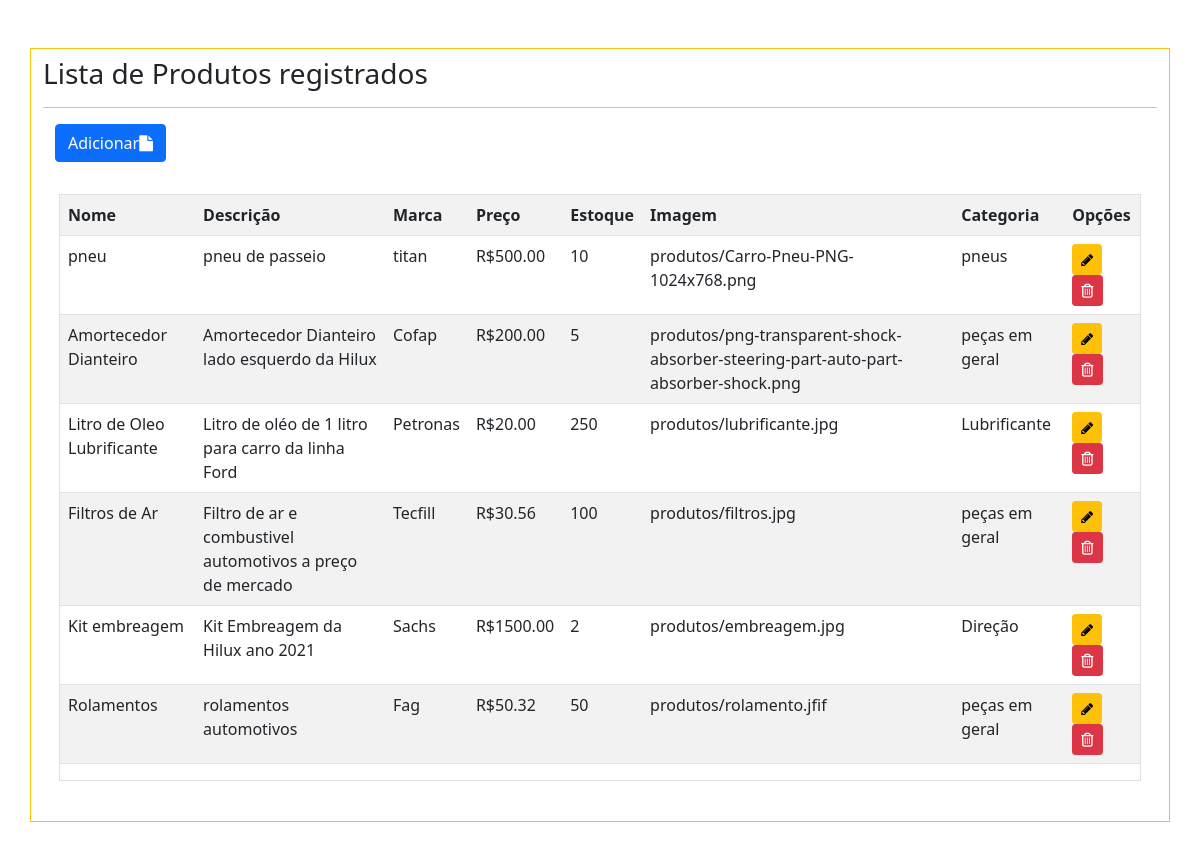
Before: /listagem/produtos/ (signed in) with the older database file.
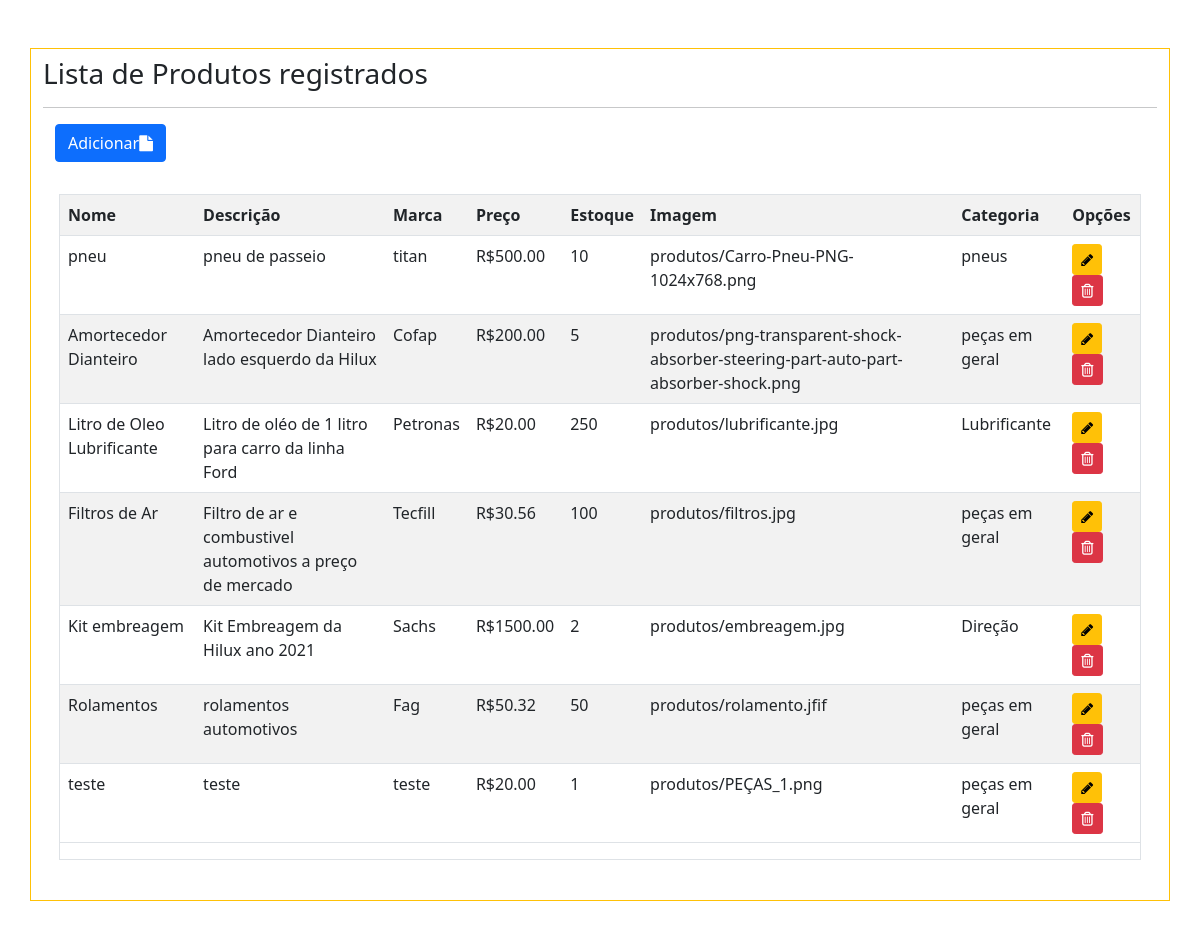
After: the same page with the newer database file.
### aplicacao/models.py (models this page shows, shortened)
class Base(models.Model):
    criado = models.DateField(verbose_name='Data de Criação', auto_now_add=True)
    modificado = models.DateField(verbose_name='Data de Modificação', auto_now=True)
    ativo = models.BooleanField(default=True)
    class Meta:
        abstract = True

class Produto(Base):
    nome = models.CharField(max_length=100)
    descricao = models.TextField(verbose_name='Descrição')
    marca = models.CharField(max_length=100)
    preco = models.DecimalField(verbose_name='Preço', max_digits=8, decimal_places=2)
    estoque = models.IntegerField()
    imagem = models.ImageField(upload_to='produtos')
    slug = models.SlugField(max_length=255, unique=True, blank=True)
    categoria = models.ForeignKey(Categoria, on_delete=models.CASCADE)

class Categoria(Base):
    nome = models.CharField(max_length=100)
    def __str__(self):
        return self.nome

### aplicacao/views.py (the view)
# urls.py: path('listagem/produtos/', ProdutoListagemListView.as_view(), name='listagem-produto'),
class ProdutoListagemListView(LoginRequiredMixin, ListView):
    model = Produto
    template_name = 'aplicacao/list/list-produto.html'

### aplicacao/templates/aplicacao/list/list-produto.html (shortened to what this page needs)
{% extends 'paginas/base.html' %}
{% load static %}
{% load crispy_forms_tags %}
{% block conteudo %}
<div class="container py-2 my-5 border border-warning">
    <h3>Lista de Produtos registrados</h3>
    <hr>
    <div class="container">
        <div class="row">
            <div class="col text-left">
                <a href="{% url 'cadastrar-produto' %}" class="btn btn-primary" title="adicionar">Adicionar<i class="fa fa-file"></i> </a>
            </div>
        </div>
    </div>
    <div class="container p-3 my-3 ">
        <div class="table-responsive border">
            <table class="table table-striped">
                <tr>
                    <th>Nome</th>
                    <th>Descrição</th>
                    <th>Marca</th>
                    <th>Preço</th>
                    <th>Estoque</th>
                    <th>Imagem</th>
                    <th>Categoria</th>
                    <th>Opções</th>
                </tr>
                {% for produto in object_list %}
                <tr>
                    <td>{{produto.nome}}</td>
                    <td>{{ produto.descricao}}</td>
                    <td>{{ produto.marca}}</td>
                    <td>R${{ produto.preco}}</td>
                    <td>{{ produto.estoque}}</td>
                    <td>{{ produto.imagem}}</td>
                    <td>{{ produto.categoria}}</td>
                    <td>
                        <a href="{% url 'produto-update' produto.pk %}" class="btn btn-warning btn-sm" title="Editar"><i class="fa fa-pencil" aria-hidden="true"></i></a>
                        <a href="{% url 'deletar-produto' produto.pk %}" class="btn btn-danger btn-sm" title="excluir"><i class="fa fa-trash-o"></i></a>
                    </td>
                </tr>
                {% empty %}
                <tr>
                    <td colspan="3">Nenhum Produto registrado!</td>
                </tr>
                {% endfor %}
            </table>
        </div>
    </div>
</div>
{% endblock %}

Changed rows visible on the page:
added Produto: nome "teste", descricao "teste", marca "teste", preco "20.00", estoque "1", imagem "produtos/PEÇAS_1.png", categoria "peças em geral"
